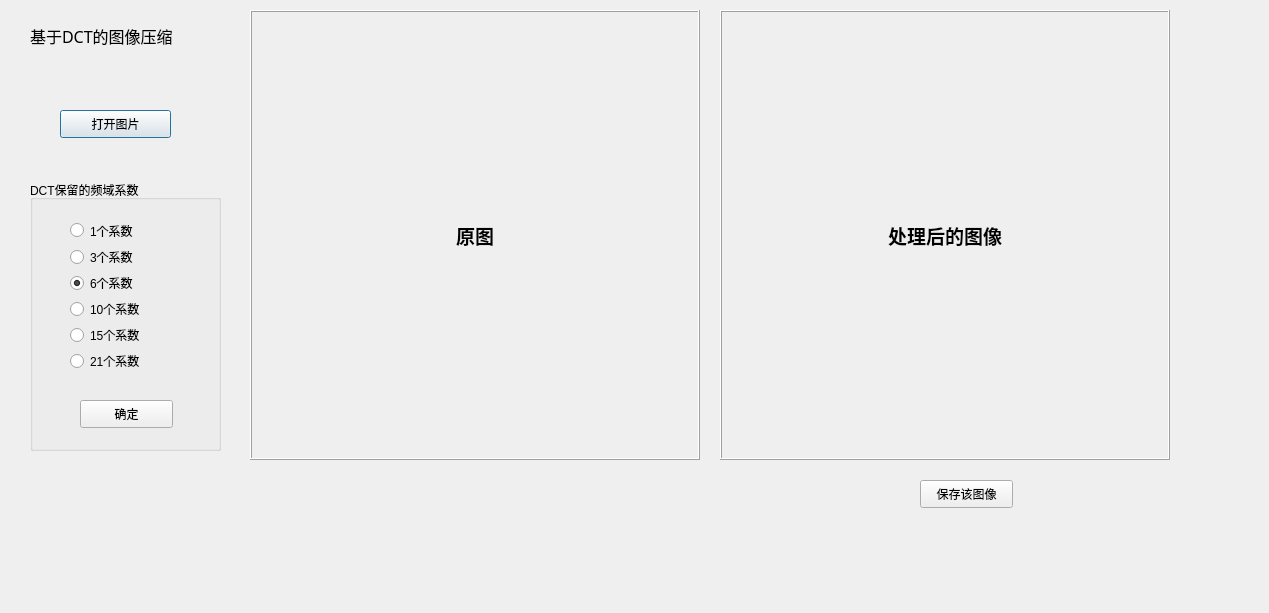
<?xml version="1.0" encoding="UTF-8"?>
<ui version="4.0">
 <class>Form</class>
 <widget class="QWidget" name="Form">
  <property name="geometry">
   <rect>
    <x>0</x>
    <y>0</y>
    <width>1269</width>
    <height>613</height>
   </rect>
  </property>
  <property name="windowTitle">
   <string>基于DCT的图像压缩</string>
  </property>
  <widget class="QLabel" name="label_image_2">
   <property name="geometry">
    <rect>
     <x>720</x>
     <y>10</y>
     <width>450</width>
     <height>450</height>
    </rect>
   </property>
   <property name="font">
    <font>
     <family>Agency FB</family>
     <pointsize>14</pointsize>
     <weight>75</weight>
     <bold>true</bold>
    </font>
   </property>
   <property name="frameShape">
    <enum>QFrame::Box</enum>
   </property>
   <property name="frameShadow">
    <enum>QFrame::Raised</enum>
   </property>
   <property name="text">
    <string>处理后的图像</string>
   </property>
   <property name="alignment">
    <set>Qt::AlignCenter</set>
   </property>
  </widget>
  <widget class="QPushButton" name="pushButton_open_file">
   <property name="geometry">
    <rect>
     <x>60</x>
     <y>110</y>
     <width>111</width>
     <height>28</height>
    </rect>
   </property>
   <property name="text">
    <string>打开图片</string>
   </property>
   <property name="checkable">
    <bool>false</bool>
   </property>
   <property name="default">
    <bool>true</bool>
   </property>
  </widget>
  <widget class="QLabel" name="label_image_1">
   <property name="geometry">
    <rect>
     <x>250</x>
     <y>10</y>
     <width>450</width>
     <height>450</height>
    </rect>
   </property>
   <property name="font">
    <font>
     <family>Agency FB</family>
     <pointsize>14</pointsize>
     <weight>75</weight>
     <bold>true</bold>
    </font>
   </property>
   <property name="frameShape">
    <enum>QFrame::Box</enum>
   </property>
   <property name="frameShadow">
    <enum>QFrame::Raised</enum>
   </property>
   <property name="text">
    <string>原图</string>
   </property>
   <property name="scaledContents">
    <bool>false</bool>
   </property>
   <property name="alignment">
    <set>Qt::AlignCenter</set>
   </property>
  </widget>
  <widget class="QGroupBox" name="groupBox_1">
   <property name="geometry">
    <rect>
     <x>30</x>
     <y>180</y>
     <width>191</width>
     <height>271</height>
    </rect>
   </property>
   <property name="title">
    <string>DCT保留的频域系数</string>
   </property>
   <widget class="QPushButton" name="pushButton_dct_process">
    <property name="geometry">
     <rect>
      <x>50</x>
      <y>220</y>
      <width>93</width>
      <height>28</height>
     </rect>
    </property>
    <property name="text">
     <string>确定</string>
    </property>
   </widget>
   <widget class="QWidget" name="verticalLayoutWidget">
    <property name="geometry">
     <rect>
      <x>40</x>
      <y>40</y>
      <width>111</width>
      <height>151</height>
     </rect>
    </property>
    <layout class="QVBoxLayout" name="verticalLayout">
     <item>
      <widget class="QRadioButton" name="radioButton_s1">
       <property name="text">
        <string>1个系数</string>
       </property>
      </widget>
     </item>
     <item>
      <widget class="QRadioButton" name="radioButton_s3">
       <property name="text">
        <string>3个系数</string>
       </property>
      </widget>
     </item>
     <item>
      <widget class="QRadioButton" name="radioButton_s6">
       <property name="text">
        <string>6个系数</string>
       </property>
       <property name="checked">
        <bool>true</bool>
       </property>
      </widget>
     </item>
     <item>
      <widget class="QRadioButton" name="radioButton_s10">
       <property name="text">
        <string>10个系数</string>
       </property>
      </widget>
     </item>
     <item>
      <widget class="QRadioButton" name="radioButton_s15">
       <property name="text">
        <string>15个系数</string>
       </property>
      </widget>
     </item>
     <item>
      <widget class="QRadioButton" name="radioButton_s21">
       <property name="text">
        <string>21个系数</string>
       </property>
      </widget>
     </item>
    </layout>
   </widget>
  </widget>
  <widget class="QLabel" name="label">
   <property name="geometry">
    <rect>
     <x>30</x>
     <y>10</y>
     <width>181</width>
     <height>51</height>
    </rect>
   </property>
   <property name="font">
    <font>
     <family>黑体</family>
     <pointsize>12</pointsize>
    </font>
   </property>
   <property name="text">
    <string>基于DCT的图像压缩</string>
   </property>
  </widget>
  <widget class="QPushButton" name="pushButton_save">
   <property name="geometry">
    <rect>
     <x>920</x>
     <y>480</y>
     <width>93</width>
     <height>28</height>
    </rect>
   </property>
   <property name="text">
    <string>保存该图像</string>
   </property>
  </widget>
 </widget>
 <resources/>
 <connections/>
</ui>
